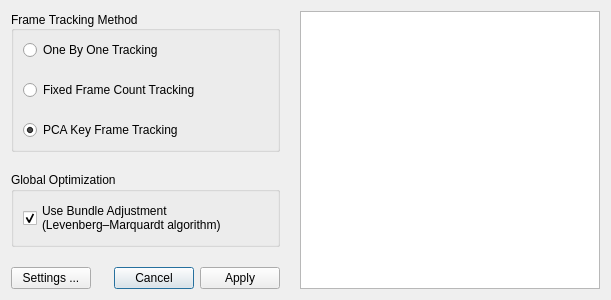
<?xml version="1.0" encoding="UTF-8"?>
<ui version="4.0">
 <class>ComputationConfigureDialog</class>
 <widget class="QDialog" name="ComputationConfigureDialog">
  <property name="windowModality">
   <enum>Qt::NonModal</enum>
  </property>
  <property name="geometry">
   <rect>
    <x>0</x>
    <y>0</y>
    <width>611</width>
    <height>289</height>
   </rect>
  </property>
  <property name="windowTitle">
   <string>Computation Configuration</string>
  </property>
  <property name="modal">
   <bool>true</bool>
  </property>
  <layout class="QHBoxLayout" name="horizontalLayout">
   <property name="spacing">
    <number>20</number>
   </property>
   <item>
    <layout class="QVBoxLayout" name="verticalLayout_2">
     <property name="spacing">
      <number>20</number>
     </property>
     <item>
      <widget class="QGroupBox" name="groupBox_2">
       <property name="sizePolicy">
        <sizepolicy hsizetype="Minimum" vsizetype="Fixed">
         <horstretch>0</horstretch>
         <verstretch>0</verstretch>
        </sizepolicy>
       </property>
       <property name="title">
        <string>Frame Tracking Method</string>
       </property>
       <property name="alignment">
        <set>Qt::AlignLeading|Qt::AlignLeft|Qt::AlignVCenter</set>
       </property>
       <layout class="QVBoxLayout" name="verticalLayout">
        <property name="spacing">
         <number>20</number>
        </property>
        <item>
         <widget class="QRadioButton" name="RadioButton_FrameTrackingMethod_OneByOne">
          <property name="sizePolicy">
           <sizepolicy hsizetype="Preferred" vsizetype="Fixed">
            <horstretch>0</horstretch>
            <verstretch>0</verstretch>
           </sizepolicy>
          </property>
          <property name="text">
           <string>One By One Tracking</string>
          </property>
          <property name="checked">
           <bool>false</bool>
          </property>
         </widget>
        </item>
        <item>
         <widget class="QRadioButton" name="RadioButton_FrameTrackingMethod_FixedFrameCount">
          <property name="sizePolicy">
           <sizepolicy hsizetype="Minimum" vsizetype="Fixed">
            <horstretch>0</horstretch>
            <verstretch>0</verstretch>
           </sizepolicy>
          </property>
          <property name="text">
           <string>Fixed Frame Count Tracking</string>
          </property>
         </widget>
        </item>
        <item>
         <widget class="QRadioButton" name="RadioButton_FrameTrackingMethod_PcaKeyFrameTracking">
          <property name="sizePolicy">
           <sizepolicy hsizetype="Preferred" vsizetype="Fixed">
            <horstretch>0</horstretch>
            <verstretch>0</verstretch>
           </sizepolicy>
          </property>
          <property name="text">
           <string>PCA Key Frame Tracking</string>
          </property>
          <property name="checked">
           <bool>true</bool>
          </property>
         </widget>
        </item>
       </layout>
      </widget>
     </item>
     <item>
      <widget class="QGroupBox" name="groupBox">
       <property name="title">
        <string>Global Optimization</string>
       </property>
       <layout class="QVBoxLayout" name="verticalLayout_3">
        <item>
         <widget class="QCheckBox" name="CheckBox_UseBundleAdjustment">
          <property name="text">
           <string>Use Bundle Adjustment
(Levenberg–Marquardt algorithm)</string>
          </property>
          <property name="checked">
           <bool>true</bool>
          </property>
         </widget>
        </item>
       </layout>
      </widget>
     </item>
     <item>
      <layout class="QHBoxLayout" name="horizontalLayout_3">
       <item>
        <widget class="QPushButton" name="PushButton_Settings">
         <property name="sizePolicy">
          <sizepolicy hsizetype="Fixed" vsizetype="Fixed">
           <horstretch>0</horstretch>
           <verstretch>0</verstretch>
          </sizepolicy>
         </property>
         <property name="text">
          <string>Settings ...</string>
         </property>
         <property name="autoDefault">
          <bool>false</bool>
         </property>
        </widget>
       </item>
       <item>
        <widget class="QDialogButtonBox" name="ButtonBox_ResultButtons">
         <property name="sizePolicy">
          <sizepolicy hsizetype="Preferred" vsizetype="Fixed">
           <horstretch>0</horstretch>
           <verstretch>0</verstretch>
          </sizepolicy>
         </property>
         <property name="orientation">
          <enum>Qt::Horizontal</enum>
         </property>
         <property name="standardButtons">
          <set>QDialogButtonBox::Apply|QDialogButtonBox::Cancel</set>
         </property>
         <property name="centerButtons">
          <bool>false</bool>
         </property>
        </widget>
       </item>
      </layout>
     </item>
    </layout>
   </item>
   <item>
    <widget class="QPlainTextEdit" name="PlainTextEdit_OptionsSummary">
     <property name="sizePolicy">
      <sizepolicy hsizetype="Expanding" vsizetype="Preferred">
       <horstretch>0</horstretch>
       <verstretch>0</verstretch>
      </sizepolicy>
     </property>
     <property name="minimumSize">
      <size>
       <width>300</width>
       <height>0</height>
      </size>
     </property>
     <property name="font">
      <font>
       <family>Consolas</family>
       <pointsize>12</pointsize>
      </font>
     </property>
     <property name="readOnly">
      <bool>true</bool>
     </property>
     <property name="overwriteMode">
      <bool>true</bool>
     </property>
    </widget>
   </item>
  </layout>
 </widget>
 <resources/>
 <connections/>
</ui>
